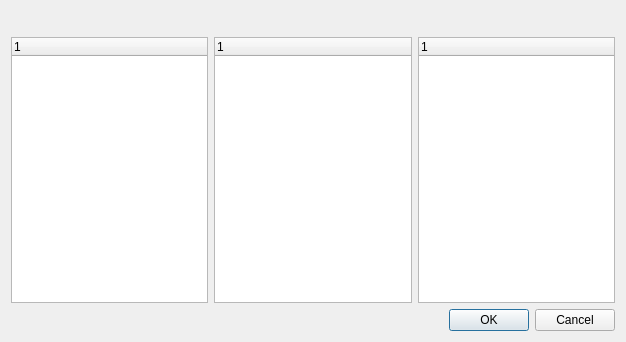
<?xml version="1.0" encoding="UTF-8"?>
<ui version="4.0">
 <class>preferencesComment</class>
 <widget class="QDialog" name="preferencesComment">
  <property name="geometry">
   <rect>
    <x>0</x>
    <y>0</y>
    <width>626</width>
    <height>342</height>
   </rect>
  </property>
  <property name="windowTitle">
   <string>Comment Preference</string>
  </property>
  <layout class="QGridLayout" name="gridLayout_2">
   <item row="0" column="0">
    <layout class="QGridLayout" name="gridLayout">
     <item row="0" column="0">
      <layout class="QHBoxLayout" name="horizontalLayout_6">
       <item>
        <widget class="DateCluster" name="_dates"/>
       </item>
       <item>
        <spacer name="horizontalSpacer_6">
         <property name="orientation">
          <enum>Qt::Horizontal</enum>
         </property>
         <property name="sizeHint" stdset="0">
          <size>
           <width>40</width>
           <height>20</height>
          </size>
         </property>
        </spacer>
       </item>
      </layout>
     </item>
     <item row="1" column="0">
      <layout class="QHBoxLayout" name="horizontalLayout_2">
       <item>
        <widget class="XTreeWidget" name="_usr">
         <property name="selectionMode">
          <enum>QAbstractItemView::ExtendedSelection</enum>
         </property>
        </widget>
       </item>
       <item>
        <widget class="XTreeWidget" name="_type">
         <property name="selectionMode">
          <enum>QAbstractItemView::ExtendedSelection</enum>
         </property>
        </widget>
       </item>
       <item>
        <widget class="XTreeWidget" name="_source">
         <property name="selectionMode">
          <enum>QAbstractItemView::ExtendedSelection</enum>
         </property>
        </widget>
       </item>
       <item>
        <spacer name="horizontalSpacer_5">
         <property name="orientation">
          <enum>Qt::Horizontal</enum>
         </property>
         <property name="sizeHint" stdset="0">
          <size>
           <width>40</width>
           <height>20</height>
          </size>
         </property>
        </spacer>
       </item>
      </layout>
     </item>
     <item row="2" column="0">
      <layout class="QHBoxLayout" name="horizontalLayout">
       <item>
        <spacer name="horizontalSpacer">
         <property name="orientation">
          <enum>Qt::Horizontal</enum>
         </property>
         <property name="sizeHint" stdset="0">
          <size>
           <width>40</width>
           <height>20</height>
          </size>
         </property>
        </spacer>
       </item>
       <item>
        <widget class="QDialogButtonBox" name="_buttonBox">
         <property name="orientation">
          <enum>Qt::Horizontal</enum>
         </property>
         <property name="standardButtons">
          <set>QDialogButtonBox::Cancel|QDialogButtonBox::Ok</set>
         </property>
        </widget>
       </item>
      </layout>
     </item>
    </layout>
   </item>
  </layout>
 </widget>
 <customwidgets>
  <customwidget>
   <class>DateCluster</class>
   <extends>QWidget</extends>
   <header>datecluster.h</header>
  </customwidget>
  <customwidget>
   <class>XTreeWidget</class>
   <extends>QTreeWidget</extends>
   <header>xtreewidget.h</header>
   <container>1</container>
  </customwidget>
 </customwidgets>
 <resources/>
 <connections>
  <connection>
   <sender>_buttonBox</sender>
   <signal>accepted()</signal>
   <receiver>preferencesComment</receiver>
   <slot>accept()</slot>
   <hints>
    <hint type="sourcelabel">
     <x>248</x>
     <y>254</y>
    </hint>
    <hint type="destinationlabel">
     <x>157</x>
     <y>274</y>
    </hint>
   </hints>
  </connection>
  <connection>
   <sender>_buttonBox</sender>
   <signal>rejected()</signal>
   <receiver>preferencesComment</receiver>
   <slot>reject()</slot>
   <hints>
    <hint type="sourcelabel">
     <x>316</x>
     <y>260</y>
    </hint>
    <hint type="destinationlabel">
     <x>286</x>
     <y>274</y>
    </hint>
   </hints>
  </connection>
 </connections>
</ui>
